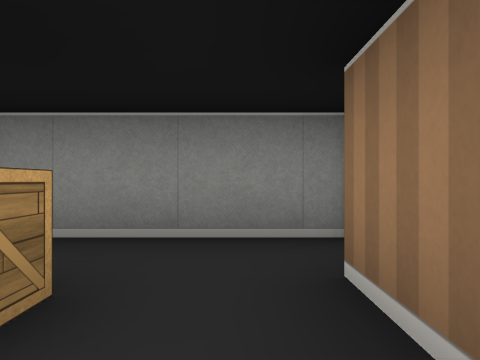
[1] (above)

16 first-person views from a walk through a cub3D maze. The camera is about half as high as the walls, looks level and sees 75° across. The floor is counted in squares. Each view is taken from the middle of a square. On the plan, view 1 faces up. The plan holds only what a view shows up to about 9 squares ahead; the rest is blank.

[2]
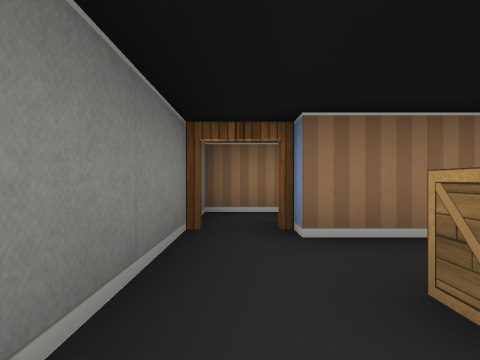

[3]
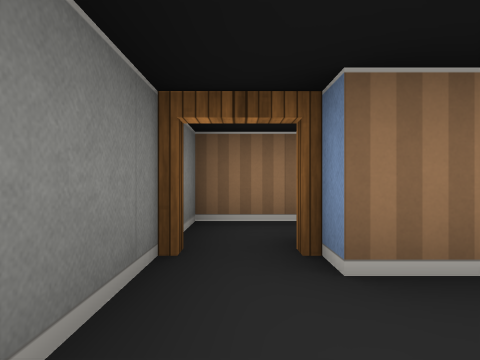

[4]
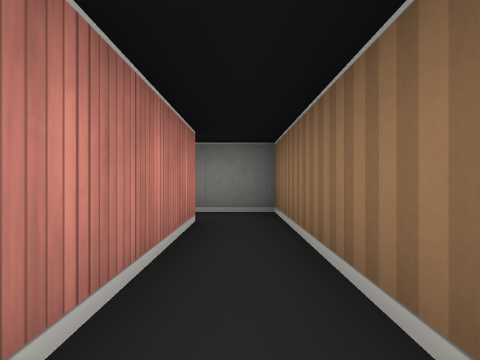

[5]
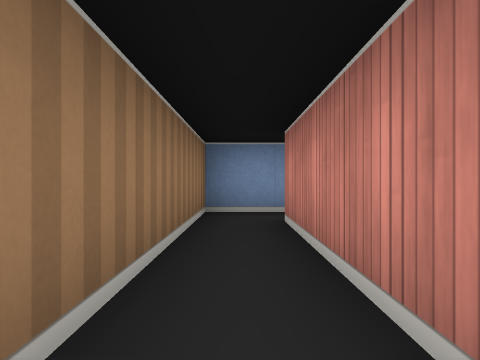

[6]
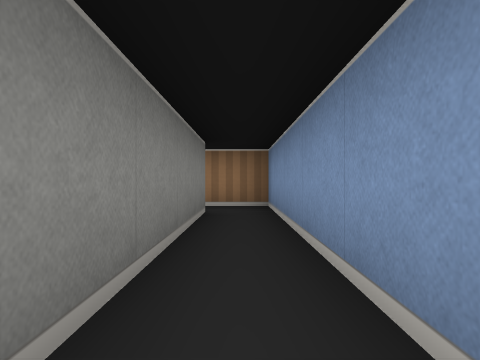

[7]
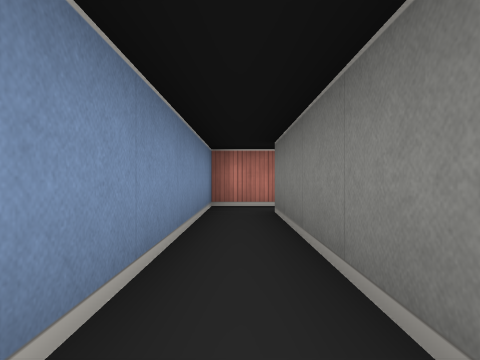

[8]
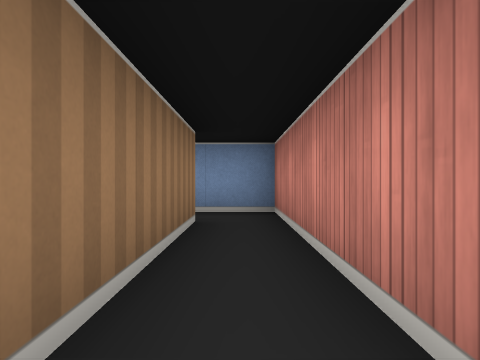

[9]
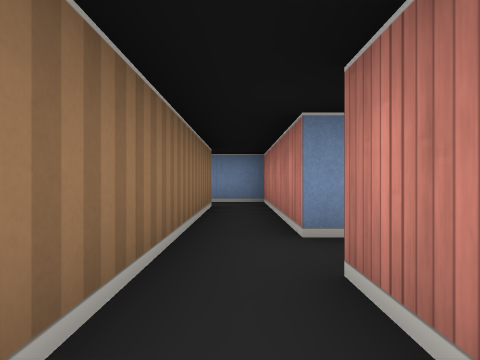

[10]
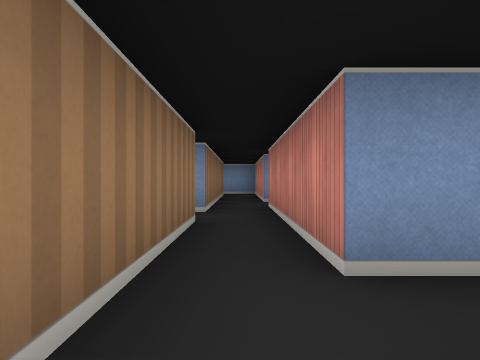

[11]
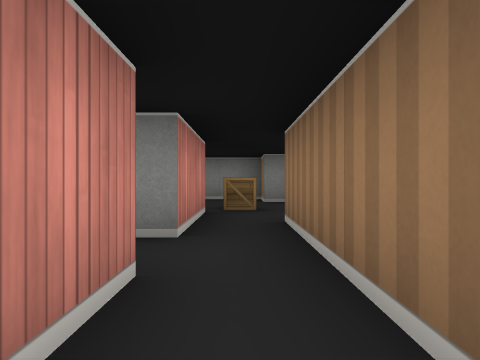

[12]
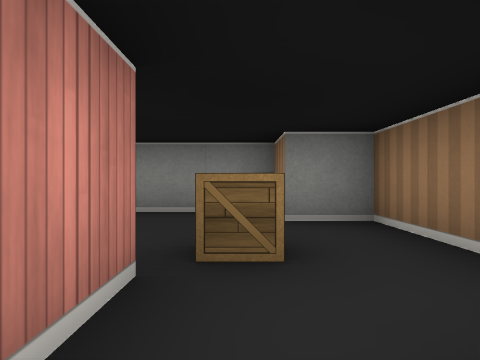

[13]
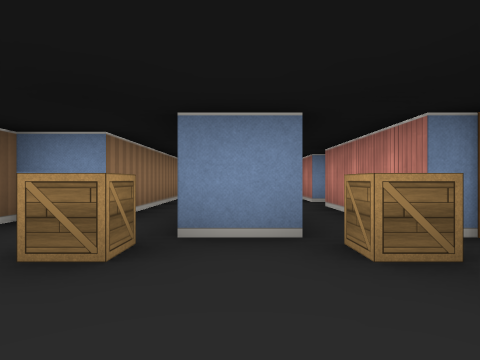

[14]
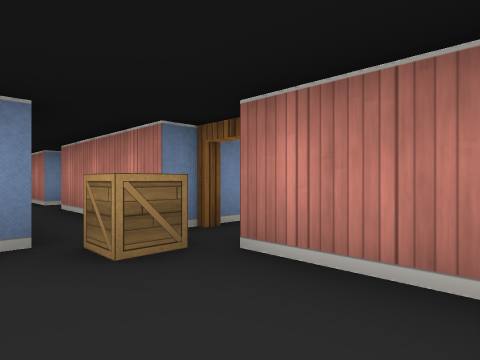

[15]
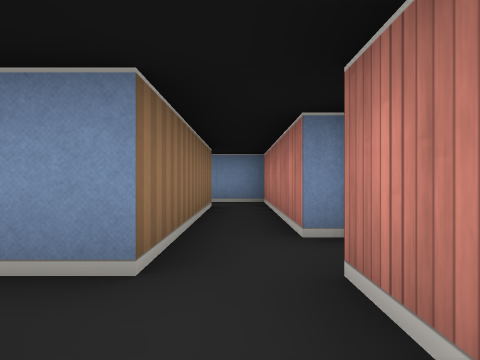

[16]
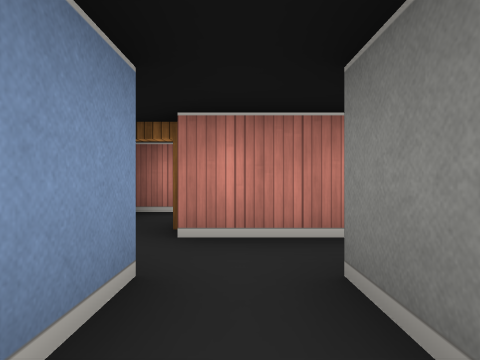

### Floor plan
Ten units are one square. View 1 is at (0, 0); x grows to the right and y downward. Boxes are objects, and circles mark ways between rooms. Rooms are numbered by the first view taken in them; rooms with no view inside come last. Other rooms are left out.
<svg viewBox="-75 -130 105 160">
<path fill="none" stroke="#000" d="M5 0 5 -15M10 -25 -20 -25M15 -15 15 15M15 25 25 25 25 -25 10 -25M-45 -15 -45 25 15 25M15 15 -35 15 -35 -25M-35 -45 -35 -65M-35 -25 -35 -35M-45 -65 -45 -25M-45 -95 -45 -75M-35 -65 -35 -85 -25 -85 -25 -115 -35 -115 -35 -125 -45 -125M-65 -55 -65 -15 -45 -15M-45 -75 -55 -75M-65 -95 -65 -65M-55 -95 -45 -95M-55 -25 -55 -65 -45 -65M-65 -119 -65 -105M-45 -125 -55 -125"/>
<rect x="-15" y="-15" width="10" height="10" fill="#bbb"><title>crate</title></rect>
<rect x="-45" y="-105" width="10" height="10" fill="#bbb"><title>crate</title></rect>
<rect x="-65" y="-105" width="10" height="10" fill="#bbb"><title>crate</title></rect>
<circle cx="10" cy="-20" r="3" fill="#2a7"/>
<circle cx="10" cy="20" r="3" fill="#2a7"/>
<circle cx="-40" cy="-30" r="3" fill="#2a7"/>
<circle cx="-50" cy="-20" r="3" fill="#2a7"/>
<circle cx="-40" cy="-55" r="3" fill="#2a7"/>
<circle cx="-50" cy="-115" r="3" fill="#2a7"/>
<circle cx="-50" cy="-70" r="3" fill="#2a7"/>
<text x="-10" y="-10">1</text>
<text x="20" y="0">2</text>
<text x="-30" y="20">3</text>
<text x="-40" y="-40">4</text>
<text x="-40" y="-100">5</text>
<text x="-60" y="-70">6</text>
</svg>
Room 1 opens to room 2. Room 2 opens to room 3. Room 3 opens to room 4. Room 3 opens to room 6. Room 4 opens to room 5. Room 5 opens to room 6.

Where each view was taken, in squares from view 1:
view 1: 0 up, 0 right, facing up
view 2: 2 up, 2 left, facing right
view 3: 2 up, 1 left, facing right
view 4: 2 down, 2 right, facing up
view 5: 2 up, 2 right, facing down
view 6: 2 down, 3 left, facing right
view 7: 2 down, 1 right, facing left
view 8: 2 up, 4 left, facing down
view 9: 4 up, 4 left, facing down
view 10: 8 up, 4 left, facing down
view 11: 5 up, 4 left, facing up
view 12: 8 up, 4 left, facing up
view 13: 12 up, 5 left, facing down
view 14: 12 up, 5 left, facing down-left
view 15: 8 up, 6 left, facing down
view 16: 7 up, 4 left, facing left
